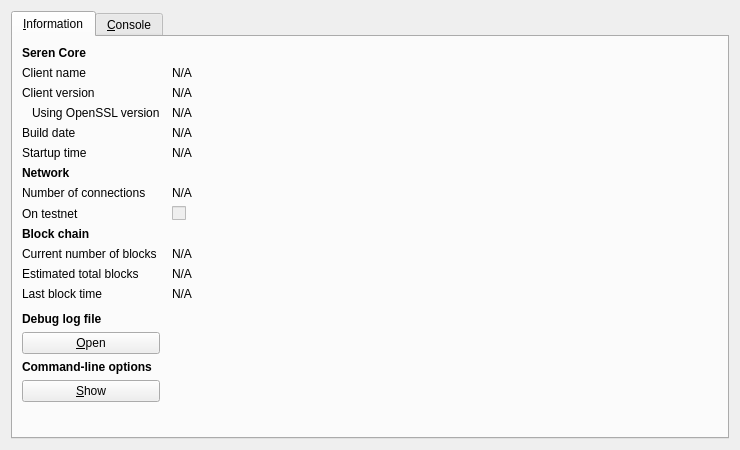
<?xml version="1.0" encoding="UTF-8"?>
<ui version="4.0">
 <class>RPCConsole</class>
 <widget class="QDialog" name="RPCConsole">
  <property name="geometry">
   <rect>
    <x>0</x>
    <y>0</y>
    <width>740</width>
    <height>450</height>
   </rect>
  </property>
  <property name="windowTitle">
   <string>Seren - Debug window</string>
  </property>
  <layout class="QVBoxLayout" name="verticalLayout_2">
   <item>
    <widget class="QTabWidget" name="tabWidget">
     <property name="currentIndex">
      <number>0</number>
     </property>
     <widget class="QWidget" name="tab_info">
      <attribute name="title">
       <string>&amp;Information</string>
      </attribute>
      <layout class="QGridLayout" name="gridLayout" columnstretch="0,1">
       <property name="horizontalSpacing">
        <number>12</number>
       </property>
       <item row="0" column="0">
        <widget class="QLabel" name="label_9">
         <property name="font">
          <font>
           <weight>75</weight>
           <bold>true</bold>
          </font>
         </property>
         <property name="text">
          <string>Seren Core</string>
         </property>
        </widget>
       </item>
       <item row="1" column="0">
        <widget class="QLabel" name="label_5">
         <property name="text">
          <string>Client name</string>
         </property>
        </widget>
       </item>
       <item row="1" column="1">
        <widget class="QLabel" name="clientName">
         <property name="cursor">
          <cursorShape>IBeamCursor</cursorShape>
         </property>
         <property name="text">
          <string>N/A</string>
         </property>
         <property name="textFormat">
          <enum>Qt::PlainText</enum>
         </property>
         <property name="textInteractionFlags">
          <set>Qt::LinksAccessibleByMouse|Qt::TextSelectableByKeyboard|Qt::TextSelectableByMouse</set>
         </property>
        </widget>
       </item>
       <item row="2" column="0">
        <widget class="QLabel" name="label_6">
         <property name="text">
          <string>Client version</string>
         </property>
        </widget>
       </item>
       <item row="2" column="1">
        <widget class="QLabel" name="clientVersion">
         <property name="cursor">
          <cursorShape>IBeamCursor</cursorShape>
         </property>
         <property name="text">
          <string>N/A</string>
         </property>
         <property name="textFormat">
          <enum>Qt::PlainText</enum>
         </property>
         <property name="textInteractionFlags">
          <set>Qt::LinksAccessibleByMouse|Qt::TextSelectableByKeyboard|Qt::TextSelectableByMouse</set>
         </property>
        </widget>
       </item>
       <item row="3" column="0">
        <widget class="QLabel" name="label_14">
         <property name="text">
          <string>Using OpenSSL version</string>
         </property>
         <property name="indent">
          <number>10</number>
         </property>
        </widget>
       </item>
       <item row="3" column="1">
        <widget class="QLabel" name="openSSLVersion">
         <property name="cursor">
          <cursorShape>IBeamCursor</cursorShape>
         </property>
         <property name="text">
          <string>N/A</string>
         </property>
         <property name="textFormat">
          <enum>Qt::PlainText</enum>
         </property>
         <property name="textInteractionFlags">
          <set>Qt::LinksAccessibleByMouse|Qt::TextSelectableByKeyboard|Qt::TextSelectableByMouse</set>
         </property>
        </widget>
       </item>
       <item row="4" column="0">
        <widget class="QLabel" name="label_12">
         <property name="text">
          <string>Build date</string>
         </property>
        </widget>
       </item>
       <item row="4" column="1">
        <widget class="QLabel" name="buildDate">
         <property name="cursor">
          <cursorShape>IBeamCursor</cursorShape>
         </property>
         <property name="text">
          <string>N/A</string>
         </property>
         <property name="textFormat">
          <enum>Qt::PlainText</enum>
         </property>
         <property name="textInteractionFlags">
          <set>Qt::LinksAccessibleByMouse|Qt::TextSelectableByKeyboard|Qt::TextSelectableByMouse</set>
         </property>
        </widget>
       </item>
       <item row="5" column="0">
        <widget class="QLabel" name="label_13">
         <property name="text">
          <string>Startup time</string>
         </property>
        </widget>
       </item>
       <item row="5" column="1">
        <widget class="QLabel" name="startupTime">
         <property name="cursor">
          <cursorShape>IBeamCursor</cursorShape>
         </property>
         <property name="text">
          <string>N/A</string>
         </property>
         <property name="textFormat">
          <enum>Qt::PlainText</enum>
         </property>
         <property name="textInteractionFlags">
          <set>Qt::LinksAccessibleByMouse|Qt::TextSelectableByKeyboard|Qt::TextSelectableByMouse</set>
         </property>
        </widget>
       </item>
       <item row="6" column="0">
        <widget class="QLabel" name="label_11">
         <property name="font">
          <font>
           <weight>75</weight>
           <bold>true</bold>
          </font>
         </property>
         <property name="text">
          <string>Network</string>
         </property>
        </widget>
       </item>
       <item row="7" column="0">
        <widget class="QLabel" name="label_7">
         <property name="text">
          <string>Number of connections</string>
         </property>
        </widget>
       </item>
       <item row="7" column="1">
        <widget class="QLabel" name="numberOfConnections">
         <property name="cursor">
          <cursorShape>IBeamCursor</cursorShape>
         </property>
         <property name="text">
          <string>N/A</string>
         </property>
         <property name="textFormat">
          <enum>Qt::PlainText</enum>
         </property>
         <property name="textInteractionFlags">
          <set>Qt::LinksAccessibleByMouse|Qt::TextSelectableByKeyboard|Qt::TextSelectableByMouse</set>
         </property>
        </widget>
       </item>
       <item row="8" column="0">
        <widget class="QLabel" name="label_8">
         <property name="text">
          <string>On testnet</string>
         </property>
        </widget>
       </item>
       <item row="8" column="1">
        <widget class="QCheckBox" name="isTestNet">
         <property name="enabled">
          <bool>false</bool>
         </property>
         <property name="text">
          <string/>
         </property>
        </widget>
       </item>
       <item row="9" column="0">
        <widget class="QLabel" name="label_10">
         <property name="font">
          <font>
           <weight>75</weight>
           <bold>true</bold>
          </font>
         </property>
         <property name="text">
          <string>Block chain</string>
         </property>
        </widget>
       </item>
       <item row="10" column="0">
        <widget class="QLabel" name="label_3">
         <property name="text">
          <string>Current number of blocks</string>
         </property>
        </widget>
       </item>
       <item row="10" column="1">
        <widget class="QLabel" name="numberOfBlocks">
         <property name="cursor">
          <cursorShape>IBeamCursor</cursorShape>
         </property>
         <property name="text">
          <string>N/A</string>
         </property>
         <property name="textFormat">
          <enum>Qt::PlainText</enum>
         </property>
         <property name="textInteractionFlags">
          <set>Qt::LinksAccessibleByMouse|Qt::TextSelectableByKeyboard|Qt::TextSelectableByMouse</set>
         </property>
        </widget>
       </item>
       <item row="11" column="0">
        <widget class="QLabel" name="label_4">
         <property name="text">
          <string>Estimated total blocks</string>
         </property>
        </widget>
       </item>
       <item row="11" column="1">
        <widget class="QLabel" name="totalBlocks">
         <property name="cursor">
          <cursorShape>IBeamCursor</cursorShape>
         </property>
         <property name="text">
          <string>N/A</string>
         </property>
         <property name="textFormat">
          <enum>Qt::PlainText</enum>
         </property>
         <property name="textInteractionFlags">
          <set>Qt::LinksAccessibleByMouse|Qt::TextSelectableByKeyboard|Qt::TextSelectableByMouse</set>
         </property>
        </widget>
       </item>
       <item row="12" column="0">
        <widget class="QLabel" name="label_2">
         <property name="text">
          <string>Last block time</string>
         </property>
        </widget>
       </item>
       <item row="12" column="1">
        <widget class="QLabel" name="lastBlockTime">
         <property name="cursor">
          <cursorShape>IBeamCursor</cursorShape>
         </property>
         <property name="text">
          <string>N/A</string>
         </property>
         <property name="textFormat">
          <enum>Qt::PlainText</enum>
         </property>
         <property name="textInteractionFlags">
          <set>Qt::LinksAccessibleByMouse|Qt::TextSelectableByKeyboard|Qt::TextSelectableByMouse</set>
         </property>
        </widget>
       </item>
       <item row="13" column="0">
        <spacer name="verticalSpacer_2">
         <property name="orientation">
          <enum>Qt::Vertical</enum>
         </property>
         <property name="sizeHint" stdset="0">
          <size>
           <width>20</width>
           <height>20</height>
          </size>
         </property>
        </spacer>
       </item>
       <item row="14" column="0">
        <widget class="QLabel" name="labelDebugLogfile">
         <property name="font">
          <font>
           <weight>75</weight>
           <bold>true</bold>
          </font>
         </property>
         <property name="text">
          <string>Debug log file</string>
         </property>
        </widget>
       </item>
       <item row="15" column="0">
        <widget class="QPushButton" name="openDebugLogfileButton">
         <property name="toolTip">
          <string>Open the Seren debug log file from the current data directory. This can take a few seconds for large log files.</string>
         </property>
         <property name="text">
          <string>&amp;Open</string>
         </property>
         <property name="autoDefault">
          <bool>false</bool>
         </property>
        </widget>
       </item>
       <item row="16" column="0">
        <widget class="QLabel" name="labelCLOptions">
         <property name="font">
          <font>
           <weight>75</weight>
           <bold>true</bold>
          </font>
         </property>
         <property name="text">
          <string>Command-line options</string>
         </property>
        </widget>
       </item>
       <item row="17" column="0">
        <widget class="QPushButton" name="showCLOptionsButton">
         <property name="toolTip">
          <string>Show the Seren-Qt help message to get a list with possible Seren command-line options.</string>
         </property>
         <property name="text">
          <string>&amp;Show</string>
         </property>
         <property name="autoDefault">
          <bool>false</bool>
         </property>
        </widget>
       </item>
       <item row="18" column="0">
        <spacer name="verticalSpacer">
         <property name="orientation">
          <enum>Qt::Vertical</enum>
         </property>
         <property name="sizeHint" stdset="0">
          <size>
           <width>20</width>
           <height>40</height>
          </size>
         </property>
        </spacer>
       </item>
      </layout>
     </widget>
     <widget class="QWidget" name="tab_console">
      <attribute name="title">
       <string>&amp;Console</string>
      </attribute>
      <layout class="QVBoxLayout" name="verticalLayout_3">
       <property name="spacing">
        <number>3</number>
       </property>
       <item>
        <widget class="QTextEdit" name="messagesWidget">
         <property name="minimumSize">
          <size>
           <width>0</width>
           <height>100</height>
          </size>
         </property>
         <property name="readOnly">
          <bool>true</bool>
         </property>
         <property name="tabKeyNavigation" stdset="0">
          <bool>false</bool>
         </property>
         <property name="columnCount" stdset="0">
          <number>2</number>
         </property>
        </widget>
       </item>
       <item>
        <layout class="QHBoxLayout" name="horizontalLayout">
         <property name="spacing">
          <number>3</number>
         </property>
         <item>
          <widget class="QLabel" name="label">
           <property name="text">
            <string notr="true">&gt;</string>
           </property>
          </widget>
         </item>
         <item>
          <widget class="QLineEdit" name="lineEdit"/>
         </item>
         <item>
          <widget class="QPushButton" name="clearButton">
           <property name="maximumSize">
            <size>
             <width>24</width>
             <height>24</height>
            </size>
           </property>
           <property name="toolTip">
            <string>Clear console</string>
           </property>
           <property name="text">
            <string/>
           </property>
           <property name="icon">
            <iconset resource="../bitcoin.qrc">
             <normaloff>:/icons/remove</normaloff>:/icons/remove</iconset>
           </property>
           <property name="shortcut">
            <string notr="true">Ctrl+L</string>
           </property>
           <property name="autoDefault">
            <bool>false</bool>
           </property>
          </widget>
         </item>
        </layout>
       </item>
      </layout>
     </widget>
    </widget>
   </item>
  </layout>
 </widget>
 <resources>
  <include location="../bitcoin.qrc"/>
 </resources>
 <connections/>
</ui>
